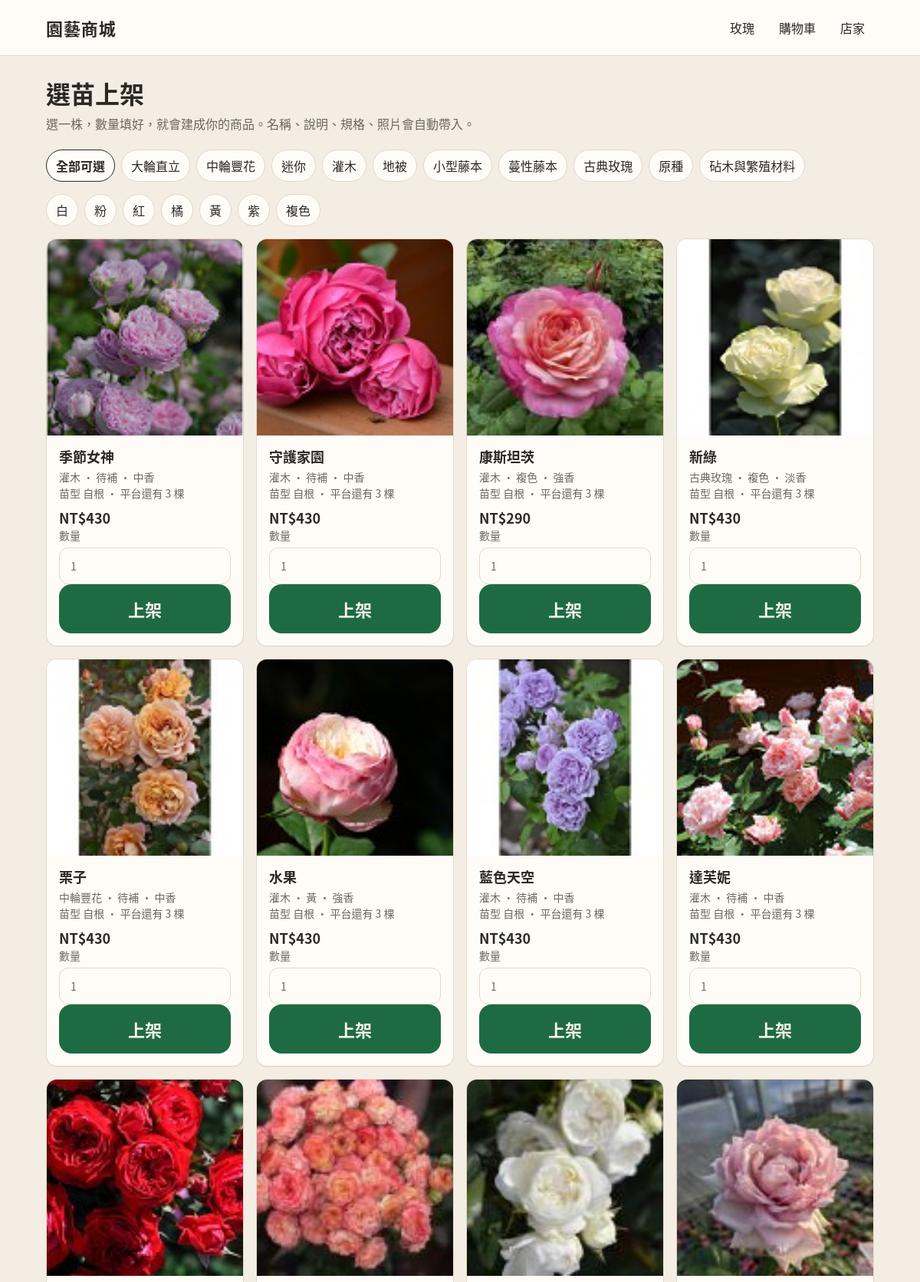
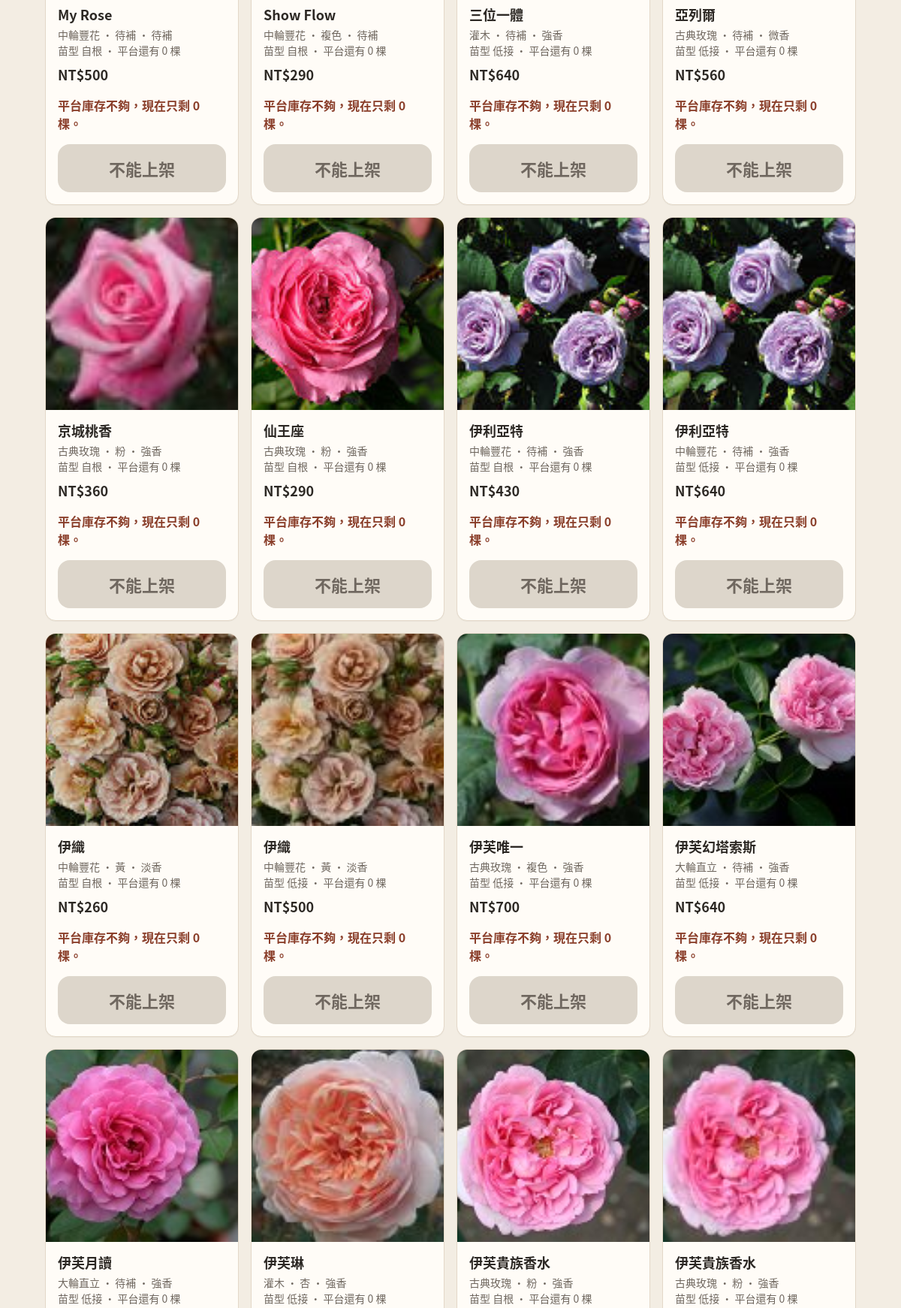
The app's page /vendor/pick (signed in, upper part) with its own data (2 pictures, top to bottom).
### tables this page shows
CREATE TABLE rose_offers (
  id INTEGER PRIMARY KEY,
  variety_id INTEGER NOT NULL,
  supplier_sku TEXT NOT NULL UNIQUE,
  list_name TEXT NOT NULL,
  seedling TEXT NOT NULL DEFAULT '待補',
  cost_twd INTEGER,
  platform_stock INTEGER NOT NULL DEFAULT 0,
  offer_state TEXT NOT NULL DEFAULT '有貨',
  auto_preorder INTEGER NOT NULL DEFAULT 0,
  eta TEXT NOT NULL DEFAULT '',
  stock_note TEXT NOT NULL DEFAULT '',
  photo TEXT NOT NULL DEFAULT '',
  menu_label TEXT NOT NULL DEFAULT '',
  instock_at_import INTEGER NOT NULL DEFAULT 0,
  consigned_product_id INTEGER,
  FOREIGN KEY (variety_id) REFERENCES rose_varieties(id)
);

CREATE TABLE rose_varieties (
  id INTEGER PRIMARY KEY,
  variety_key TEXT NOT NULL UNIQUE,
  name_zh TEXT NOT NULL,
  name_orig TEXT NOT NULL DEFAULT '待補',
  aliases TEXT NOT NULL DEFAULT '待補',
  reg_name TEXT NOT NULL DEFAULT '待補',
  class_main TEXT NOT NULL DEFAULT '待補',
  class_intl TEXT NOT NULL DEFAULT '待補',
  ogr_class TEXT NOT NULL DEFAULT '待補',
  series TEXT NOT NULL DEFAULT '待補',
  breeder TEXT NOT NULL DEFAULT '待補',
  breeder_country TEXT NOT NULL DEFAULT '待補',
  year TEXT NOT NULL DEFAULT '待補',
  color_group TEXT NOT NULL DEFAULT '待補',
  color_desc TEXT NOT NULL DEFAULT '待補',
  fragrance TEXT NOT NULL DEFAULT '待補',
  scent_type TEXT NOT NULL DEFAULT '待補',
  flower_dia_cm TEXT NOT NULL DEFAULT '待補',
  flower_size TEXT NOT NULL DEFAULT '待補',
  petals TEXT NOT NULL DEFAULT '待補',
  doubleness TEXT NOT NULL DEFAULT '待補',
  form TEXT NOT NULL DEFAULT '待補',
  inflorescence TEXT NOT NULL DEFAULT '待補',
  bloom_habit TEXT NOT NULL DEFAULT '待補',
  bloom_months TEXT NOT NULL DEFAULT '待補',
  height_cm TEXT NOT NULL DEFAULT '待補',
  width_cm TEXT NOT NULL DEFAULT '待補',
  growth_habit TEXT NOT NULL DEFAULT '待補',
  disease_bs TEXT NOT NULL DEFAULT '待補',
  disease_pm TEXT NOT NULL DEFAULT '待補',
  heat_tw TEXT NOT NULL DEFAULT '待補',
  heat_flag TEXT NOT NULL DEFAULT '待補',
  shade TEXT NOT NULL DEFAULT '待補',
  usda_zone TEXT NOT NULL DEFAULT '待補',
  uses TEXT NOT NULL DEFAULT '待補',
  thorns TEXT NOT NULL DEFAULT '待補',
  awards TEXT NOT NULL DEFAULT '待補',
  pvr TEXT NOT NULL DEFAULT '待補',
  seedling_types TEXT NOT NULL DEFAULT '待補',
  description TEXT NOT NULL DEFAULT '',
  listed INTEGER NOT NULL DEFAULT 0,
  multiplier_a REAL,
  retail_divisor REAL,
  sources_json TEXT NOT NULL DEFAULT '{}',
  updated_at TEXT NOT NULL
, consign_stock INTEGER);

### src/bootstrap.php (called while the page is built, shortened)
<?php
function garden_root(): string
{
    return dirname(__DIR__);
}
function db_path(): string
{
    $env = getenv('GARDEN_DB');
    return $env !== false && $env !== '' ? $env : garden_root() . '/data/garden.sqlite';
}
function db(): PDO
{
    static $pdo = null;
    if ($pdo instanceof PDO) {
        return $pdo;
    }
    $path = db_path();
    $pdo = new PDO('sqlite:' . $path, null, null, [
        PDO::ATTR_ERRMODE => PDO::ERRMODE_EXCEPTION,
        PDO::ATTR_DEFAULT_FETCH_MODE => PDO::FETCH_ASSOC,
    ]);
    $pdo->exec('PRAGMA foreign_keys = ON');
    ensure_schema($pdo);
    return $pdo;
}
function h(?string $value): string
{
    return htmlspecialchars((string) $value, ENT_QUOTES | ENT_SUBSTITUTE, 'UTF-8');
}
function money(int $n): string
{
    return 'NT$' . number_format($n);
}
function round10(float $n): int
{
    return (int) (round($n / 10) * 10);
}
function categories(): array
{
    return [
        ['code' => 'HT', 'name' => '大輪直立', 'group' => '玫瑰', 'blurb' => ''],
        ['code' => 'FL', 'name' => '中輪豐花', 'group' => '玫瑰', 'blurb' => ''],
        ['code' => 'MIN', 'name' => '迷你', 'group' => '玫瑰', 'blurb' => ''],
        ['code' => 'SHR', 'name' => '灌木', 'group' => '玫瑰', 'blurb' => '英國玫瑰以育種者辨認，歸在灌木。'],
        ['code' => 'GC', 'name' => '地被', 'group' => '玫瑰', 'blurb' => ''],
        ['code' => 'CL', 'name' => '小型藤本', 'group' => '玫瑰', 'blurb' => '枝條較短，適合拱門與柱子，一般約可爬 2–3 公尺。'],
        ['code' => 'RA', 'name' => '蔓性藤本', 'group' => '玫瑰', 'blurb' => '枝條長而軟，適合籬笆與棚架整片披覆。'],
        ['code' => 'OGR', 'name' => '古典玫瑰', 'group' => '玫瑰', 'blurb' => ''],
        ['code' => 'SP', 'name' => '原種', 'group' => '玫瑰', 'blurb' => ''],
        ['code' => 'RS', 'name' => '砧木與繁殖材料', 'group' => '砧木與繁殖材料', 'blurb' => ''],
    ];
}
function category_name(string $code): string
{
    foreach (categories() as $cat) {
        if ($cat['code'] === $code) {
            return $cat['name'];
        }
    }
    return $code === '' ? PENDING : $code;
}
function ensure_schema(PDO $pdo): void
{
    $defaults = [
        'multiplier_a' => '1.15',
        'retail_divisor' => '0.7',
        'round_to' => '10',
        'min_batch' => '1',
        'consign_stock_default' => '5',
    ];
    $ins = $pdo->prepare('INSERT OR IGNORE INTO settings (key, value) VALUES (?, ?)');
    foreach ($defaults as $k => $v) {
        $ins->execute([$k, $v]);
    }
    $cols = array_column($pdo->query('PRAGMA table_info(rose_varieties)')->fetchAll(), 'name');
    $pcols = array_column($pdo->query('PRAGMA table_info(products)')->fetchAll(), 'name');
}
function setting(string $key): string
{
    $stmt = db()->prepare('SELECT value FROM settings WHERE key = ?');
    $stmt->execute([$key]);
    $v = $stmt->fetchColumn();
    return $v === false ? '' : (string) $v;
}
function current_user(): ?array
{
    return $_SESSION['user'] ?? null;
}
function offer_prices(array $offer, array $variety): array
{
    $cost = $offer['cost_twd'];
    $cost = (int) $cost;
    $a = $variety['multiplier_a'] !== null && $variety['multiplier_a'] !== ''
        ? (float) $variety['multiplier_a']
        : (float) setting('multiplier_a');
    $div = $variety['retail_divisor'] !== null && $variety['retail_divisor'] !== ''
        ? (float) $variety['retail_divisor']
        : (float) setting('retail_divisor');
    return [
        'cost' => $cost,
        'vendor' => round10($cost * $a),
        'retail' => round10($cost / $div),
    ];
}
function cart_items(): array
{
    return $_SESSION['cart'] ?? [];
}
function vendor_may_take(array $variety, array $offer, int $qty): ?string
{
    $state = (string) $offer['offer_state'];
    $min = max(1, (int) setting('min_batch'));
    if ((int) $offer['platform_stock'] < $qty) {
        return '平台庫存不夠，現在只剩 ' . (int) $offer['platform_stock'] . ' 棵。';
    }
    return null;
}
function render(string $view, array $data = []): void
{
    $data['user'] = current_user();
    $data['cartCount'] = array_sum(cart_items());
    extract($data, EXTR_SKIP);
    include garden_root() . '/views/' . $view . '.php';
    $body = ob_get_clean();
    include garden_root() . '/views/layout.php';
}

### views/vendor_pick.php (the view, shortened to what this page needs)
<h1>選苗上架</h1>
<p class="lede">選一株，數量填好，就會建成你的商品。名稱、說明、規格、照片會自動帶入。</p>
<div class="chips">
  <a class="chip <?= ($class ?? '') === '' ? 'on' : '' ?>" href="/vendor/pick">全部可選</a>
  <?php foreach (categories() as $cat): ?>
    <a class="chip <?= ($class ?? '') === $cat['code'] ? 'on' : '' ?>" href="/vendor/pick?class=<?= h($cat['code']) ?>"><?= h($cat['name']) ?></a>
  <?php endforeach; ?>
</div>
<div class="chips">
  <?php foreach (['白','粉','紅','橘','黃','紫','複色'] as $c): ?>
    <a class="chip <?= ($color ?? '') === $c ? 'on' : '' ?>" href="/vendor/pick?class=<?= h((string) ($class ?? '')) ?>&color=<?= h($c) ?>"><?= h($c) ?></a>
  <?php endforeach; ?>
</div>
<div class="grid">
  <?php foreach ($offers as $offer):
    $prices = offer_prices($offer, $offer);
    $block = vendor_may_take($offer, $offer, 1);
  ?>
    <article class="card">
      <div class="photo" <?php if (!empty($offer['photo'])): ?>style="background-image:url('/<?= h(ltrim($offer['photo'], '/')) ?>')"<?php endif; ?>>
      </div>
      <div class="pad">
        <h2 class="name"><?= h($offer['name_zh']) ?></h2>
        <div class="meta"><?= h(category_name((string) $offer['class_main'])) ?> · <?= h($offer['color_group']) ?> · <?= h($offer['fragrance']) ?></div>
        <div class="meta">苗型 <?= h($offer['seedling']) ?> · 平台還有 <?= (int) $offer['platform_stock'] ?> 棵</div>
        <div class="price"><?= $prices['retail'] === null ? '售價待補' : money((int) $prices['retail']) ?></div>
        <?php if ($block): ?>
          <p class="warn"><?= h($block) ?></p>
          <button class="btn big block" type="button" disabled>不能上架</button>
        <?php else: ?>
          <form method="post" action="/vendor/pick">
            <label class="f">數量
              <input type="number" name="qty" min="1" max="<?= (int) $offer['platform_stock'] ?>" value="1">
            </label>
            <button class="btn big block" type="submit">上架</button>
          </form>
        <?php endif; ?>
      </div>
    </article>
  <?php endforeach; ?>
</div>

### public/index.php (shortened to what this page needs)
<?php
require dirname(__DIR__) . '/src/bootstrap.php';
$path = parse_url($_SERVER['REQUEST_URI'] ?? '/', PHP_URL_PATH) ?: '/';
$path = rtrim($path, '/') ?: '/';
$method = $_SERVER['REQUEST_METHOD'] ?? 'GET';
if ($path === '/vendor/pick' && $method === 'GET') {
    $class = (string) ($_GET['class'] ?? '');
    $color = (string) ($_GET['color'] ?? '');
    $sql = <<<'SQL'
SELECT ro.id AS offer_id, ro.seedling, ro.cost_twd, ro.platform_stock, ro.offer_state, ro.photo, ro.auto_preorder,
       rv.name_zh, rv.class_main, rv.color_group, rv.fragrance, rv.listed, rv.multiplier_a, rv.retail_divisor, rv.description
FROM rose_offers ro
JOIN rose_varieties rv ON rv.id = ro.variety_id
WHERE rv.listed = 1
SQL;
    $args = [];
    $sql .= ' ORDER BY ro.platform_stock DESC, rv.name_zh LIMIT 60';
    $stmt = db()->prepare($sql);
    $stmt->execute($args);
    render('vendor_pick', [
        'title' => '選苗上架',
        'offers' => $stmt->fetchAll(),
        'class' => $class,
        'color' => $color,
        'message' => $_SESSION['pick_ok'] ?? '',
        'error' => $_SESSION['pick_err'] ?? '',
    ]);
    exit;
}

### views/layout.php (shortened to what this page needs)
<!doctype html>
<html lang="zh-Hant">
<head>
  <link rel="stylesheet" href="/assets/app.css">
</head>
<body>
<header class="top">
  <div class="wrap">
    <a class="brand" href="/">園藝商城</a>
    <nav class="nav">
      <a href="/roses">玫瑰</a>
      <a href="/cart">購物車<?php if (!empty($cartCount)): ?>（<?= (int) $cartCount ?>）<?php endif; ?></a>
      <?php if (!empty($user) && $user['role'] === 'vendor'): ?>
        <a href="/vendor">店家</a>
      <?php elseif (!empty($user) && $user['role'] === 'admin'): ?>
        <a href="/admin/roses">玫瑰庫</a>
      <?php else: ?>
        <a href="/login">登入</a>
      <?php endif; ?>
    </nav>
  </div>
</header>
<main>
  <div class="wrap">
    <?= $body ?>
  </div>
</main>
</body>
</html>

### public/assets/app.css (style rules this page uses)
:root { --cream: #f3ede3; --paper: #fffcf7; --ink: #2c2824; --muted: #6f675f; --line: #e3d8c8; --green: #1e6b43; --green-dark: #154e32; --warn: #8a3e2a; --shadow: 0 1px 0 rgba(44, 40, 36, 0.04); --radius: 14px; --gap: 16px; font-family: "Noto Sans CJK TC", "Noto Sans TC", "PingFang TC", "Microsoft JhengHei", sans-serif; }
* { box-sizing: border-box; }
html, body { margin: 0; padding: 0; background: var(--cream); color: var(--ink); }
body { min-height: 100vh; }
a { color: inherit; }
button, input, select, textarea { font: inherit; color: inherit; }
.wrap { width: min(1080px, calc(100% - 32px)); margin: 0 auto; }
.top { background: var(--paper); border-bottom: 1px solid var(--line); }
.top .wrap { display: flex; align-items: center; gap: 18px; min-height: 72px; }
.brand { font-size: 22px; font-weight: 700; text-decoration: none; letter-spacing: 0.04em; }
.nav { display: flex; gap: 8px; align-items: center; margin-left: auto; }
.nav a { text-decoration: none; padding: 8px 12px; border-radius: 999px; }
main { padding: 28px 0 64px; }
h1 { font-size: 32px; line-height: 1.25; margin: 0 0 8px; font-weight: 700; }
h2 { font-size: 22px; margin: 0 0 12px; }
.lede { color: var(--muted); margin: 0 0 20px; font-size: 16px; line-height: 1.6; }
.grid { display: grid; grid-template-columns: repeat(4, 1fr); gap: var(--gap); }
.card { background: var(--paper); border: 1px solid var(--line); border-radius: var(--radius); box-shadow: var(--shadow); overflow: hidden; }
.photo { aspect-ratio: 1 / 1; background: #efe7da center/cover no-repeat; display: grid; place-items: center; }
.card .pad, .pad { padding: 14px 16px 16px; }
.name { font-size: 18px; font-weight: 700; margin: 0 0 4px; }
.meta { color: var(--muted); font-size: 14px; line-height: 1.5; }
.price { font-size: 18px; font-weight: 700; margin-top: 8px; }
label.f { display: flex; flex-direction: column; gap: 6px; font-size: 14px; color: var(--muted); }
select, input[type="text"], input[type="password"], input[type="number"] { background: var(--paper); border: 1px solid var(--line); border-radius: 12px; padding: 12px 14px; min-height: 48px; }
.btn { display: inline-flex; align-items: center; justify-content: center; gap: 8px; background: var(--green); color: #f7f3ea; border: 0; border-radius: 12px; min-height: 48px; padding: 0 18px; text-decoration: none; font-weight: 700; cursor: pointer; }
.btn.block { width: 100%; }
.btn.big { min-height: 64px; font-size: 22px; border-radius: 16px; }
.btn:disabled, .btn.disabled { background: #ddd6cb; color: #6f675f; cursor: not-allowed; }
.warn { color: var(--warn); font-weight: 700; }
.chips { display: flex; flex-wrap: wrap; gap: 8px; margin-bottom: 16px; }
.chip { border: 1px solid var(--line); background: var(--paper); border-radius: 999px; padding: 8px 12px; text-decoration: none; }
.chip.on { border-color: var(--ink); font-weight: 700; }

### records on screen
rose_offers: photo (picture), variety.name_zh "季節女神", variety.class_main "灌木", variety.color_group "待補", variety.fragrance "中香", seedling "自根", platform_stock "3", retail "NT$430"
rose_offers: photo (picture), variety.name_zh "守護家園", variety.class_main "灌木", variety.color_group "待補", variety.fragrance "中香", seedling "自根", platform_stock "3", retail "NT$430"
rose_offers: photo (picture), variety.name_zh "康斯坦茨", variety.class_main "灌木", variety.color_group "複色", variety.fragrance "強香", seedling "自根", platform_stock "3", retail "NT$290"
rose_offers: photo (picture), variety.name_zh "新綠", variety.class_main "古典玫瑰", variety.color_group "複色", variety.fragrance "淡香", seedling "自根", platform_stock "3", retail "NT$430"
rose_offers: photo (picture), variety.name_zh "栗子", variety.class_main "中輪豐花", variety.color_group "待補", variety.fragrance "中香", seedling "自根", platform_stock "3", retail "NT$430"
rose_offers: photo (picture), variety.name_zh "水果", variety.class_main "灌木", variety.color_group "黃", variety.fragrance "強香", seedling "自根", platform_stock "3", retail "NT$430"
rose_offers: photo (picture), variety.name_zh "藍色天空", variety.class_main "灌木", variety.color_group "待補", variety.fragrance "中香", seedling "自根", platform_stock "3", retail "NT$430"
rose_offers: photo (picture), variety.name_zh "達芙妮", variety.class_main "灌木", variety.color_group "待補", variety.fragrance "中香", seedling "自根", platform_stock "3", retail "NT$430"
rose_offers: photo (picture), variety.name_zh "My Rose", variety.class_main "中輪豐花", variety.color_group "待補", variety.fragrance "待補", seedling "自根", platform_stock "0", retail "NT$500", block "平台庫存不夠，現在只剩 0 棵。"
rose_offers: photo (picture), variety.name_zh "Show Flow", variety.class_main "中輪豐花", variety.color_group "複色", variety.fragrance "待補", seedling "自根", platform_stock "0", retail "NT$290", block "平台庫存不夠，現在只剩 0 棵。"
rose_offers: photo (picture), variety.name_zh "三位一體", variety.class_main "灌木", variety.color_group "待補", variety.fragrance "強香", seedling "低接", platform_stock "0", retail "NT$640", block "平台庫存不夠，現在只剩 0 棵。"
rose_offers: photo (picture), variety.name_zh "亞列爾", variety.class_main "古典玫瑰", variety.color_group "待補", variety.fragrance "微香", seedling "低接", platform_stock "0", retail "NT$560", block "平台庫存不夠，現在只剩 0 棵。"
rose_offers: photo (picture), variety.name_zh "京城桃香", variety.class_main "古典玫瑰", variety.color_group "粉", variety.fragrance "強香", seedling "自根", platform_stock "0", retail "NT$360", block "平台庫存不夠，現在只剩 0 棵。"
rose_offers: photo (picture), variety.name_zh "仙王座", variety.class_main "古典玫瑰", variety.color_group "粉", variety.fragrance "強香", seedling "自根", platform_stock "0", retail "NT$290", block "平台庫存不夠，現在只剩 0 棵。"
rose_offers: photo (picture), variety.name_zh "伊利亞特", variety.class_main "中輪豐花", variety.color_group "待補", variety.fragrance "強香", seedling "自根", platform_stock "0", retail "NT$430", block "平台庫存不夠，現在只剩 0 棵。"
rose_offers: photo (picture), variety.name_zh "伊利亞特", variety.class_main "中輪豐花", variety.color_group "待補", variety.fragrance "強香", seedling "低接", platform_stock "0", retail "NT$640", block "平台庫存不夠，現在只剩 0 棵。"
rose_offers: photo (picture), variety.name_zh "伊織", variety.class_main "中輪豐花", variety.color_group "黃", variety.fragrance "淡香", seedling "自根", platform_stock "0", retail "NT$260", block "平台庫存不夠，現在只剩 0 棵。"
rose_offers: photo (picture), variety.name_zh "伊織", variety.class_main "中輪豐花", variety.color_group "黃", variety.fragrance "淡香", seedling "低接", platform_stock "0", retail "NT$500", block "平台庫存不夠，現在只剩 0 棵。"
rose_offers: photo (picture), variety.name_zh "伊芙唯一", variety.class_main "古典玫瑰", variety.color_group "複色", variety.fragrance "強香", seedling "低接", platform_stock "0", retail "NT$700", block "平台庫存不夠，現在只剩 0 棵。"
rose_offers: photo (picture), variety.name_zh "伊芙幻塔索斯", variety.class_main "大輪直立", variety.color_group "待補", variety.fragrance "強香", seedling "低接", platform_stock "0", retail "NT$640", block "平台庫存不夠，現在只剩 0 棵。"
rose_offers: photo (picture), variety.name_zh "伊芙月讀", variety.class_main "大輪直立", variety.color_group "待補", variety.fragrance "強香", seedling "低接", platform_stock "0"
rose_offers: photo (picture), variety.name_zh "伊芙琳", variety.class_main "灌木", variety.color_group "杏", variety.fragrance "強香", seedling "低接", platform_stock "0"
rose_offers: photo (picture), variety.name_zh "伊芙貴族香水", variety.class_main "古典玫瑰", variety.color_group "粉", variety.fragrance "強香", seedling "自根", platform_stock "0"
rose_offers: photo (picture), variety.name_zh "伊芙貴族香水", variety.class_main "古典玫瑰", variety.color_group "粉", variety.fragrance "強香", seedling "低接", platform_stock "0"

### other values on screen
$cat['name'] "大輪直立"
$cat['name'] "中輪豐花"
$cat['name'] "迷你"
$cat['name'] "灌木"
$cat['name'] "地被"
$cat['name'] "小型藤本"
$cat['name'] "蔓性藤本"
$cat['name'] "古典玫瑰"
$cat['name'] "原種"
$cat['name'] "砧木與繁殖材料"
$c "白"
$c "粉"
$c "紅"
$c "橘"
$c "黃"
